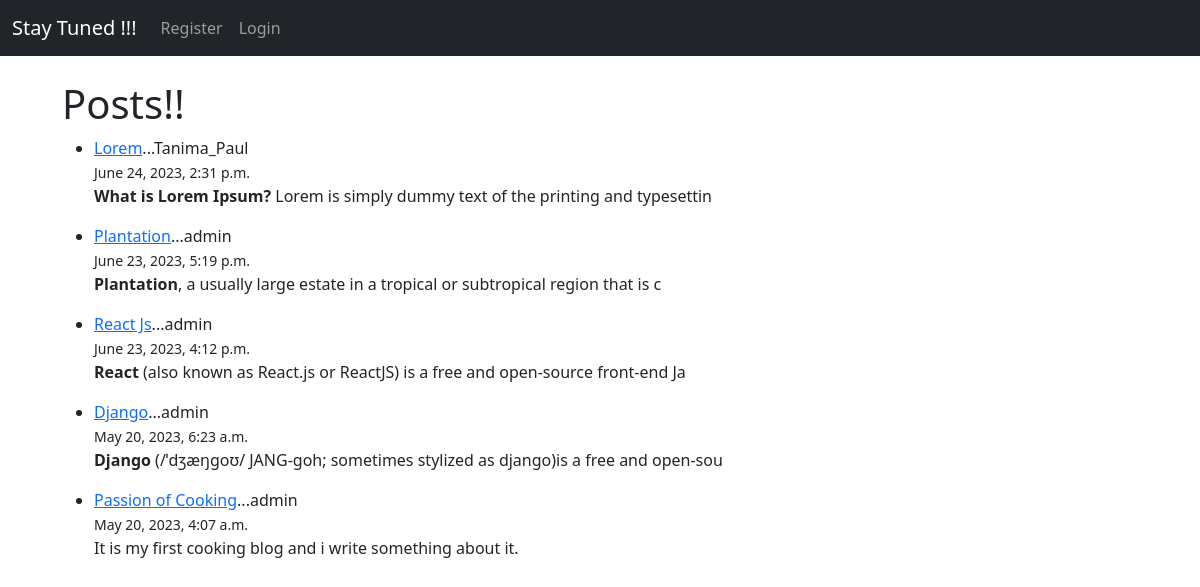
The page / on the database its author committed.
### blog/models.py (models this page shows, shortened)
class Post(models.Model):
    title=models.CharField(max_length=100)
    title_tag=models.CharField(max_length=255)
    author= models.ForeignKey(User,on_delete=models.CASCADE)
    body= models.TextField()
    created_at=models.DateTimeField(default=datetime.now,blank=True)

### blog/views.py (the view)
# urls.py: path('',HomeView.as_view(),name='home'),
class HomeView(ListView):
    model=Post
    template_name= 'home.html'

### templates/home.html (shortened to what this page needs)
{%extends 'base.html' %}
{% block content %}
<h1>Posts!!</h1>
<ul>
{% for post in object_list reversed%}
    <li><a href="{% url 'article-detail' post.pk %}">
    {{post.title}}</a>...{{post.author}}{{post.author.first_name}}
    </small><br/>
    <small>{{post.created_at}}</small><br/>
    {{post.body| slice:":100"|safe}}
    </li>
{%endfor%}
</ul>
{% endblock  %}

### templates/base.html (shortened to what this page needs)
<!doctype html>
<html lang="en">
  <head>
    <link href="https://cdn.jsdelivr.net/npm/bootstrap@5.3.0-alpha3/dist/css/bootstrap.min.css" rel="stylesheet">
  </head>
  <body>
    <nav class="navbar navbar-expand-lg  navbar-dark bg-dark">
      <div class="container-fluid">
        <a class="navbar-brand" href="{%url 'home' %}">Stay Tuned !!!</a>
        <div class="collapse navbar-collapse" id="navbarSupportedContent">
          <ul class="navbar-nav me-auto mb-2 mb-lg-0">
            {%if user.is_authenticated %}
              <li class="nav-item">
                <a class="nav-link" href="{%url 'add_post' %}">Add Post</a>
              </li>
              <li class="nav-item">
                <a class="nav-link" href="{%url 'logout' %}">Logout</a>
              </li>
            {% else %}
              <li class="nav-item">
                <a class="nav-link" href="{%url 'register' %}">Register</a>
              </li>
              <li class="nav-item">
                <a class="nav-link" href="{%url 'login' %}">Login</a>
              </li>
            {% endif %}
          </ul>
        </div>
      </div>
    </nav>
    <br/>
    <div class="container ">
    {% block content%}
    {% endblock %}
    </div>
  </body>
</html>

### templates/base.html (style rules this page uses)
.container { width:1100px; height:250px; margin:auto; }

### rows shown on the page
Post: title "Lorem", author "Tanima_Paul", created_at "June 24, 2023, 2:31 p.m.", body "What is Lorem Ipsum? Lorem is simply dummy text of the printing and typesettin"
Post: title "Plantation", author "admin", created_at "June 23, 2023, 5:19 p.m.", body "Plantation , a usually large estate in a tropical or subtropical region that is c"
Post: title "React Js", author "admin", created_at "June 23, 2023, 4:12 p.m.", body "React (also known as React.js or ReactJS) is a free and open-source front-end Ja"
Post: title "Django", author "admin", created_at "May 20, 2023, 6:23 a.m.", body "Django (/ˈdʒæŋɡoʊ/ JANG-goh; sometimes stylized as django)is a free and open-sou"
Post: title "Passion of Cooking", author "admin", created_at "May 20, 2023, 4:07 a.m.", body "It is my first cooking blog and i write something about it."
